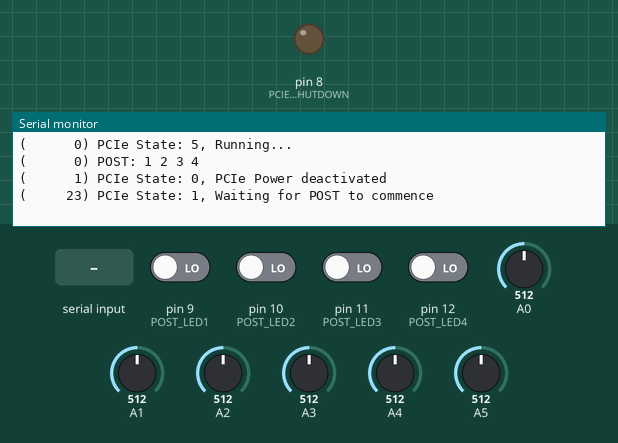
A sketch run on a simulated Arduino Uno, built with avr-gcc and run on an emulated ATmega328P. On the bench: output pins drawn as LEDs (lit = HIGH), the last lines printed to the serial monitor. Inputs (shaded band) come from the test bench; at power-on: pin 9 (POST_LED1), pin 10 (POST_LED2), pin 11 (POST_LED3), pin 12 (POST_LED4) LOW, A0 = 512, A1 = 512, A2 = 512, A3 = 512, A4 = 512, A5 = 512.

Above: at 1.2 s.
1.3 s: pin 9 (POST_LED1) driven HIGH
At 2.5 s:
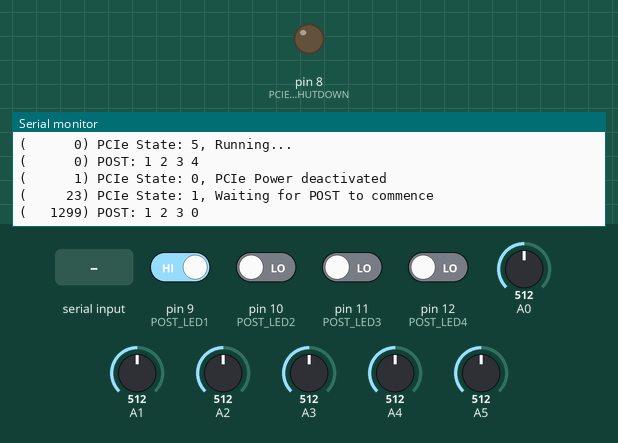
2.8 s: "t" received over Serial
At 3.8 s:
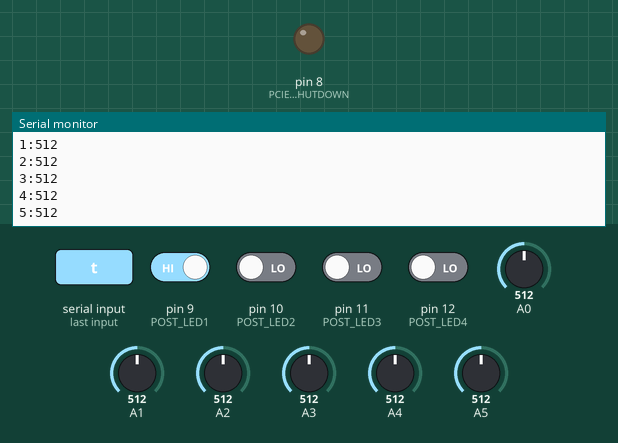
4.3 s: byte 32 (' ') received over Serial
At 5.0 s:
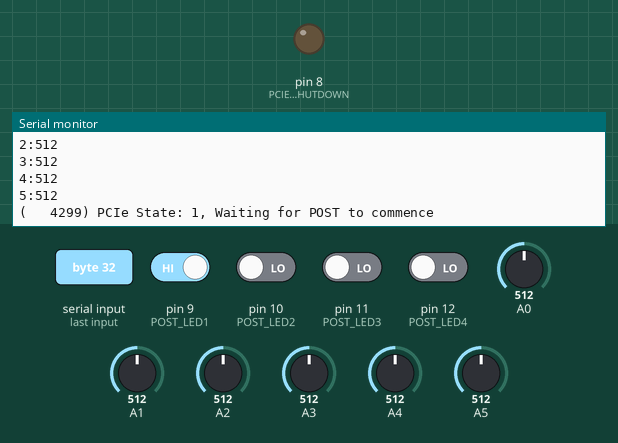
Timing chart, 0 to 7.3 s (numbered marks = the images above; inputs shaded):
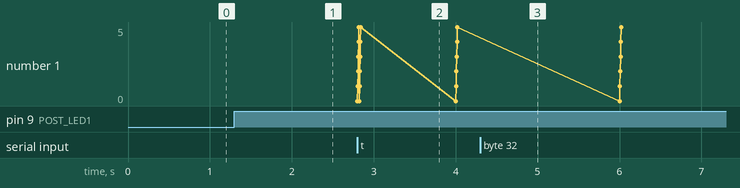

The sketch:

PCIe_PowerOn_Delay.ino
```cpp
#include <stdint.h>
#include <avr/pgmspace.h>

#define PCIE_NSHUTDOWN 8
#define POST_LED1 9
#define POST_LED2 10
#define POST_LED3 11
#define POST_LED4 12

struct timer_S {
  uint32_t tick;
  uint32_t overflow;
};

enum pciState_E{ PCIE_DEACTIVATE, POST, WAIT_DELAY, PCIE_ACTIVATE, WAIT_POST_DONE, RUNNING };
enum tempMeasState_E { TIDLE, TMEAS, TWAIT };


const char pciStr_deact[] PROGMEM = "PCIe Power deactivated";
const char pciStr_post[] PROGMEM = "Waiting for POST to commence";
const char pciStr_delay[] PROGMEM = "Triggered, waiting some more";
const char pciStr_act[] PROGMEM = "Activating PCIe Power";
const char pciStr_postdone[] PROGMEM = "Waiting for POST to be done";
const char pciStr_running[] PROGMEM = "Running...";

enum tempMeasState_E measState;
enum pciState_E pciState;

struct timer_S meas;
struct timer_S milli;
struct timer_S postTimer;
struct timer_S tt;

uint8_t postState;
char pbuf[128];

uint8_t op;
uint8_t override;
uint8_t printPt;


const char * const pciStateStr[] = {
  pciStr_deact,
  pciStr_post,
  pciStr_delay,
  pciStr_act,
  pciStr_postdone,
  pciStr_running
};

void setup() {
  // put your setup code here, to run once:
  Serial.begin(19200);
  pinMode(POST_LED1, INPUT);
  pinMode(POST_LED2, INPUT);
  pinMode(POST_LED3, INPUT);
  pinMode(POST_LED4, INPUT);

  pinMode(PCIE_NSHUTDOWN, OUTPUT);
  digitalWrite(PCIE_NSHUTDOWN, 0);

  measState = TIDLE;
  pciState = RUNNING;
  initTimer(&milli);
  initTimer(&meas);
  initTimer(&postTimer);
  initTimer(&tt);
  postState = -1;

  override = 0;
  printPt = 0;
  printPciState();
}


uint8_t readPostState(){
  uint8_t s;
  s  = digitalRead(POST_LED1) ? 0 : 8;
  s |= digitalRead(POST_LED2) ? 0 : 4;
  s |= digitalRead(POST_LED3) ? 0 : 2;
  s |= digitalRead(POST_LED4) ? 0 : 1;
  if(override){
    s = op;
  }

  return s;
}


uint8_t checkExpired(struct timer_S * chk){
  if(chk->overflow <= milli.overflow){
    if(chk->tick <= milli.tick){
      return 1;
    }
  }
  return 0;
}


void initTimer(struct timer_S * tmr){
  tmr->tick = tmr->overflow = 0;
}


void updateTimer(struct timer_S * tmr){
  uint32_t t;
  t = millis();

  if(t < tmr->tick){
    tmr->overflow++;
  }
  tmr->tick = t;
}


void addToTimer(struct timer_S * tmr, uint32_t t){
  uint32_t newTick;
  newTick = tmr->tick + t;
  if(newTick < tmr->tick){
    tmr->overflow++;
  }
  tmr->tick = newTick;
}


void printPciState(){
    snprintf_P(pbuf, sizeof(pbuf), PSTR("(%7lu) PCIe State: %1u, %S"),millis(), (uint8_t) pciState, pciStateStr[(int) pciState]);
    Serial.println(pbuf);
}


void printPostTimer(){
  if(printPt){
    snprintf_P(pbuf, sizeof(pbuf), PSTR("(%7lu) Post Timer: %lu, %lu"),millis(), postTimer.tick, postTimer.overflow);
    Serial.println(pbuf);
  }
}


void loop() {
  uint8_t p;
  enum pciState_E newPciState;

  p = readPostState();
  updateTimer(&milli);

  if(p != postState){
    postState = p;
    snprintf_P(pbuf, sizeof(pbuf), PSTR("(%7lu) POST: %d %d %d %d"), millis(), p & 1, p & 2, p & 4 ? 3 : 0, p & 8 ? 4 : 0);
    Serial.println(pbuf);
    printPostTimer();
  }

  // put your main code here, to run repeatedly:
  switch(measState){
    case TIDLE:{
      break;
    }
    case TMEAS:{
      int a[6];
      uint32_t newTick;

      a[0] = analogRead(A0);
      a[1] = analogRead(A1);
      a[2] = analogRead(A2);
      a[3] = analogRead(A3);
      a[4] = analogRead(A4);
      a[5] = analogRead(A5);

      for(int i=0;i<6;i++){
        Serial.print(i);
        Serial.print(":");
        Serial.println(a[i],DEC);
      }
      measState = TWAIT;
      addToTimer(&meas, 2000);
      break;
    }
    default:
    case TWAIT:{
      if(checkExpired(&meas)){
          measState = TMEAS;
      }
      break;
    }
  }

  newPciState = pciState;
  switch(pciState){
    case PCIE_DEACTIVATE:
      digitalWrite(PCIE_NSHUTDOWN, 0);
      newPciState = POST;
    break;
    case POST:
      // 0 2 0 4
      if(postState == (0x2 + 0x8)){
        postTimer = milli;
        addToTimer(&postTimer, 2000);
        newPciState = WAIT_DELAY;
      }
    break;
    case WAIT_DELAY:
      if(checkExpired(&postTimer)){
        newPciState = PCIE_ACTIVATE;
      }
    break;
    case PCIE_ACTIVATE:{
      digitalWrite(PCIE_NSHUTDOWN, 1);
      newPciState = WAIT_POST_DONE;
      break;
    }
    case WAIT_POST_DONE:{
      if(postState != 0){
        // re-trigger timer for post states != 0
        postTimer = milli;
        addToTimer(&postTimer, 2000);
      }
      if((postState == 0) && checkExpired(&postTimer)){
        newPciState = RUNNING;
      }
      break;
    }
    default:
    case RUNNING:{
      if(postState == 0){
        // re-trigger timer for post state == 0
        postTimer = milli;
        addToTimer(&postTimer, 10);
      }
      if((postState != 0) && checkExpired(&postTimer)){
        // deactivate PCIe power if post state != 0 for >= 10 ms
        newPciState = PCIE_DEACTIVATE;
      }
      break;
    }
  }

  if(pciState != newPciState){
    pciState = newPciState;
    printPciState();
    printPostTimer();
  }

  if (Serial.available()){
    char c;
    c = (char) Serial.read();
    switch(c){
      case 't':
        if(measState == TIDLE){
          measState = TMEAS;
        }
        break;
      case ' ':
        printPciState();
        printPostTimer();
        break;
      case 'o':
        override = 1;
        break;
      case 'p':
        printPt ^= 1;
        break;
      case '1':
        op ^= 1;
        break;
      case '2':
        op ^= 2;
        break;
      case '3':
        op ^= 4;
        break;
      case '4':
        op ^= 8;
        break;
    }
  }
}

/*
 *
T3500 Post Ablauf
00:30:03.278 -> POST: 1 2 3 4
00:30:03.278 -> POST: 0 0 0 0
00:30:03.315 -> POST: 1 0 0 0
00:30:03.315 -> POST: 1 0 3 0
00:30:03.690 -> POST: 0 0 3 0
00:30:03.690 -> POST: 0 0 0 0
00:30:04.153 -> POST: 1 0 0 0
00:30:04.153 -> POST: 1 0 3 4
00:30:04.153 -> POST: 0 0 3 4
00:30:04.297 -> POST: 1 0 3 4
00:30:04.297 -> POST: 0 0 3 4
00:30:04.297 -> POST: 0 2 0 0
00:30:04.297 -> POST: 0 2 3 4
00:30:04.331 -> POST: 0 0 3 4
00:30:04.368 -> POST: 0 0 0 4
00:30:04.368 -> POST: 0 0 3 4
00:30:04.401 -> POST: 0 0 0 4
00:30:04.401 -> POST: 0 0 0 0
00:30:04.436 -> POST: 0 0 0 4
00:30:04.436 -> POST: 0 0 0 0
00:30:04.436 -> POST: 0 0 0 4
00:30:04.436 -> POST: 0 0 0 0
00:30:04.544 -> POST: 1 0 3 4
00:30:04.578 -> POST: 0 0 3 4
--
00:30:12.326 -> POST: 0 2 0 4
00:30:14.570 -> POST: 1 2 3 4
00:30:14.570 -> POST: 1 2 3 0
00:30:15.114 -> POST: 0 0 3 0
00:30:15.182 -> POST: 0 0 3 4
00:30:15.363 -> POST: 1 0 0 4
00:30:18.449 -> POST: 1 2 3 0
00:30:18.449 -> POST: 0 2 3 0
00:30:18.449 -> POST: 0 2 3 4
00:30:18.984 -> POST: 1 2 3 0
00:30:18.984 -> POST: 0 2 3 0
00:30:19.021 -> POST: 1 2 3 0
00:30:19.414 -> POST: 1 2 0 0
00:30:19.451 -> POST: 1 2 3 0
00:30:19.451 -> POST: 0 2 3 0
00:30:19.451 -> POST: 1 0 0 4
00:30:20.537 -> POST: 0 2 3 0
00:30:20.537 -> POST: 1 2 3 0
00:30:20.714 -> POST: 1 2 3 4
00:30:20.787 -> POST: 1 2 0 4
00:30:20.787 -> POST: 1 2 0 0
00:30:23.215 -> POST: 1 2 3 0
00:30:23.215 -> POST: 0 2 3 0
00:30:23.215 -> POST: 0 0 3 0
00:30:23.283 -> POST: 1 0 3 0
00:30:23.283 -> POST: 1 2 3 0
00:30:23.926 -> POST: 0 0 0 0
00:30:26.211 -> POST: 0 2 0 0
00:30:26.211 -> POST: 0 0 0 0

 */
```

Measured:
- after the input at 1.3 s, the serial monitor: prints a new line at once (image 1)
- after the input at 2.8 s, the serial monitor: prints a new line at once (image 2)
- after the input at 4.3 s, the serial monitor: prints a new line at once (image 3)
